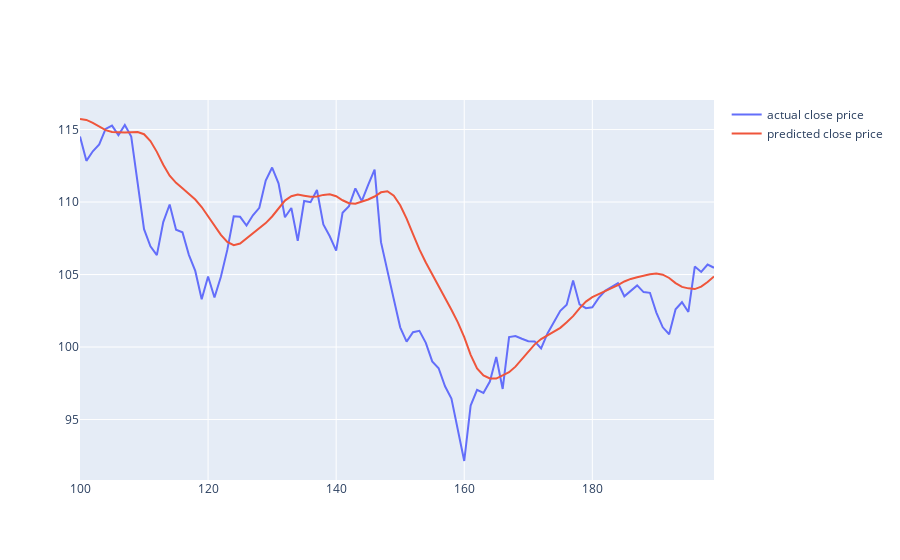

The cell this chart's notebook holds for it:
### Code cell
fig = go.Figure()
fig.add_trace(go.Scatter(x=df.index[100:200], y=y_test[100:200,0], mode='lines', name='actual close price'))
fig.add_trace(go.Scatter(x=df.index[100:200], y= y_test_pred[100:200,0], mode='lines', name='predicted close price'))


# fig.update_yaxes(range=[1000, 1500])
